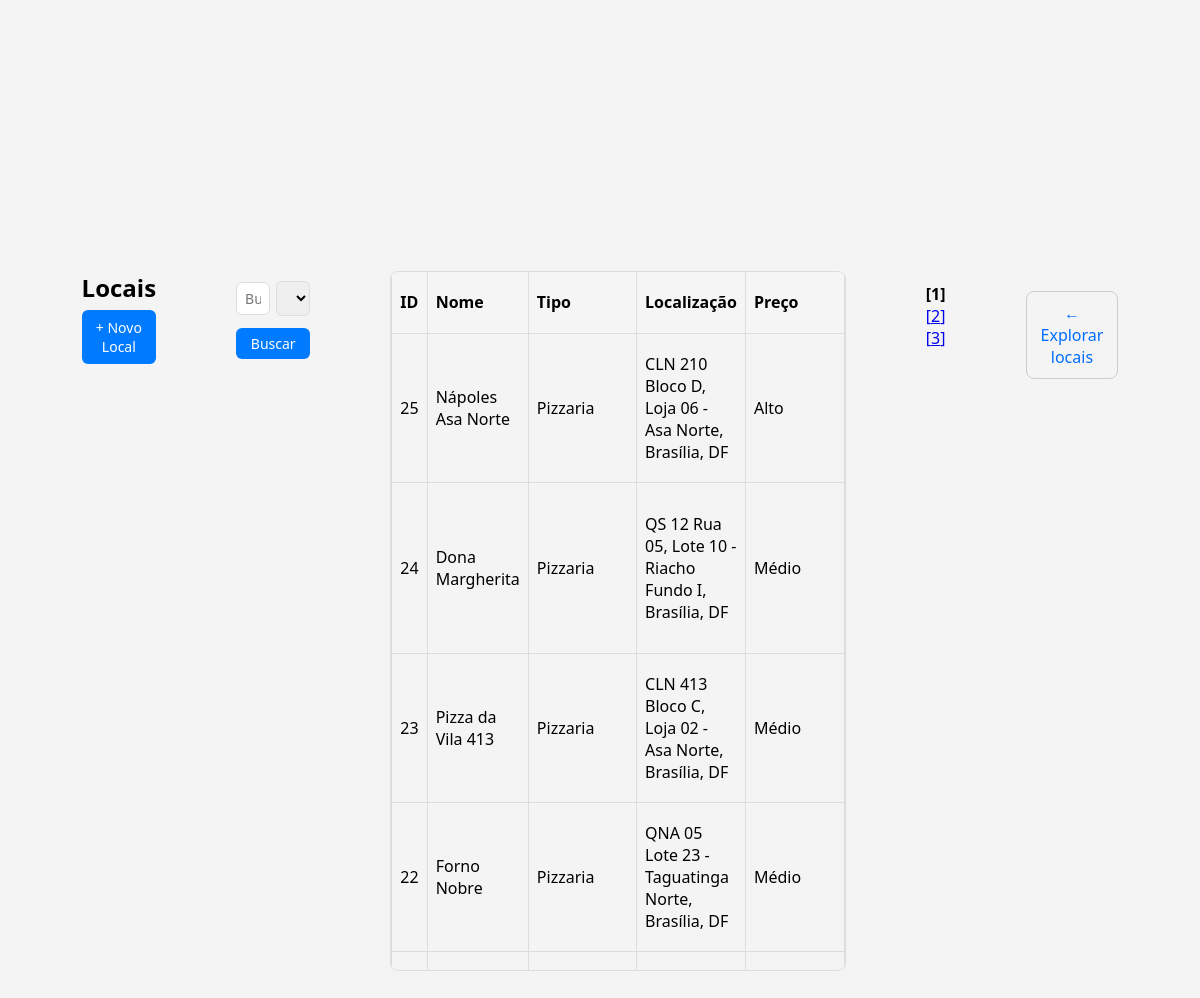
/locais/crud/listar.php (signed in), run on the app's committed database.
### tables this page shows
CREATE TABLE `locais` (
  `id_local` INT(11) NOT NULL AUTO_INCREMENT,
  `nome`     VARCHAR(120) NOT NULL,
  `tipo`     ENUM(
               'Restaurante','Bar','Cafeteria','Lanchonete','Pizzaria','Pub','Balada',
               'Parque','Trilha','Praça','Museu','Teatro','Cinema','Show','Evento',
               'Feira','Mercado','Centro Cultural','Atração Turística','Outro'
             ) NOT NULL,
  `descricao`              TEXT DEFAULT NULL,
  `endereco`               VARCHAR(255) NOT NULL,
  `faixa_preco`            ENUM('Econômico','Médio','Alto') NOT NULL,
  `horario_funcionamento`  TEXT DEFAULT NULL,
  `site`                   VARCHAR(255) DEFAULT NULL,
  `telefone`               VARCHAR(25)  DEFAULT NULL,
  `email_contato`          VARCHAR(120) DEFAULT NULL,
  `redes_sociais`          TEXT DEFAULT NULL,
  `servicos`               TEXT DEFAULT NULL,
  `imagem_capa`            VARCHAR(255) DEFAULT NULL,
  `avaliacao_media`        FLOAT DEFAULT 0,
  `criado_em`              TIMESTAMP NOT NULL DEFAULT CURRENT_TIMESTAMP,
  `atualizado_em`          TIMESTAMP NOT NULL DEFAULT CURRENT_TIMESTAMP ON UPDATE CURRENT_TIMESTAMP,
  PRIMARY KEY (`id_local`),
  KEY `idx_locais_tipo` (`tipo`),
  KEY `idx_locais_faixa` (`faixa_preco`),
  KEY `idx_locais_nome`  (`nome`)
);

### locais/crud/listar.php (the view, shortened to what this page needs)
<?php
$pdo = pdo_conn();
$q = trim($_GET['q'] ?? '');
$page = max(1, (int)($_GET['page'] ?? 1));
$per_page = 10;
$offset = ($page - 1) * $per_page;
$ordenar = $_GET['ordenar'] ?? 'id_local';
$orderBy = match($ordenar) {
  'avaliacao' => 'media_avaliacao DESC',
  'popularidade' => 'popularidade DESC',
  default => 'id_local DESC'
};
$where = '';
$params = [];
$total = $pdo->prepare("SELECT COUNT(*) FROM locais l $where");
$total->execute($params);
$rows = (int)$total->fetchColumn();
$sql = "
SELECT
  l.id_local,
  l.nome,
  l.tipo,
  l.endereco,
  l.faixa_preco,
  l.horario_funcionamento,
  l.site,
  l.telefone,
  l.email_contato,
  l.servicos,
  l.imagem_capa,
  IFNULL(AVG(a.nota), 0) AS media_avaliacao,
  COUNT(a.id_avaliacao) AS total_avaliacoes,
  -- Cálculo de popularidade baseado no modelo IMDb
  (
    (COUNT(a.id_avaliacao) / (COUNT(a.id_avaliacao) + 50)) * IFNULL(AVG(a.nota), 0)
    +
    (50 / (COUNT(a.id_avaliacao) + 50)) * (SELECT AVG(nota) FROM avaliacoes)
  ) AS popularidade
FROM locais l
LEFT JOIN avaliacoes a ON l.id_local = a.id_local
$where
GROUP BY l.id_local
ORDER BY $orderBy
LIMIT :lim OFFSET :off
";
$stmt = $pdo->prepare($sql);
$stmt->bindValue(':lim', $per_page, PDO::PARAM_INT);
$stmt->bindValue(':off', $offset, PDO::PARAM_INT);
$stmt->execute();
$locais = $stmt->fetchAll(PDO::FETCH_ASSOC);
$pages = max(1, ceil($rows / $per_page));
?>
<!DOCTYPE html>
<html lang="pt-br">
<head>
  <link rel="stylesheet" href="../../css/style.css">
</head>
<body>
<div class="container-crud">
  <div class="row" style="justify-content: space-between; align-items:center;">
    <h2>Locais</h2>
    <a class="btn btn-edit" href="adicionar.php">+ Novo Local</a>
  </div>
  <form method="GET" class="form-crud" style="margin: 10px 0;">
    <input class="half" type="text" name="q" placeholder="Buscar por nome, tipo, endereço ou serviços..." value="<?= htmlspecialchars($q) ?>">
    <select name="ordenar" class="half" onchange="this.form.submit()">
      <option value="id_local" <?= $ordenar == 'id_local' ? 'selected' : '' ?>>Mais recentes</option>
    </select>
    <button class="btn" type="submit">Buscar</button>
  </form>
  <div class="table-wrapper">
    <table class="table-crud">
      <tr>
        <th>ID</th>
        <th>Nome</th>
        <th>Tipo</th>
        <th>Localização</th>
        <th>Preço</th>
      </tr>
      <?php foreach ($locais as $row): ?>
        <tr>
          <td><?= (int)$row['id_local'] ?></td>
          <td><?= htmlspecialchars($row['nome']) ?></td>
          <td><?= htmlspecialchars($row['tipo']) ?></td>
          <td><?= htmlspecialchars($row['endereco']) ?></td>
          <td><?= htmlspecialchars($row['faixa_preco']) ?></td>
        </tr>
      <?php endforeach; ?>
    </table>
  </div>
  <div style="margin-top:12px;">
    <?php for ($p=1; $p<=$pages; $p++): ?>
      <?php if ($p == $page): ?>
        <strong>[<?= $p ?>]</strong>
      <?php else: ?>
        <a href="?q=<?= urlencode($q) ?>&ordenar=<?= urlencode($ordenar) ?>&page=<?= $p ?>">[<?= $p ?>]</a>
      <?php endif; ?>
    <?php endfor; ?>
  </div>
  <p style="margin-top:20px;"><a class="link-button" href="../explorar.php">← Explorar locais</a></p>
</div>
</body>
</html>

### css/style.css (style rules this page uses)
* { margin: 0; padding: 0; box-sizing: border-box; }
body { font-family: system-ui, Arial; display: flex; justify-content: center; align-items: center; min-height: 100vh; padding: 24px; background-color: #f4f4f4; }
input, textarea, select, button { font-family: system-ui, Arial; padding: 10px; border: 1px solid #ccc; border-radius: 8px; width: 100%; }
input { padding: 10px; border: 1px solid #ccc; border-radius: 8px; width: 100%; }
button { padding: 10px; border: 0; border-radius: 8px; background: #006eff; color: #fff; cursor: pointer; }
.link-button { display: inline-block; padding: 10px 14px; border: 1px solid #ccc; border-radius: 8px; text-decoration: none; color: #006eff; text-align: center; }
.container-crud { display: flex; gap: 80px; width: 90%; align-items: flex-start; height: 70vh; }
.table-wrapper { max-height: 700px; overflow-y: auto; border: 1px solid #ddd; border-radius: 8px; }
.table-crud { width: 100%; border-collapse: collapse; }
.table-crud th, .table-crud td { border: 1px solid #ddd; padding: 8px; text-align: left; }
.table-crud th { background-color: #f5f5f5; font-weight: bold; position: sticky; top: 0; z-index: 2; }
.form-crud { display: flex; flex-wrap: wrap; gap: 6px; align-items: center; margin: 0; }
.form-crud .half { flex: 1 1 calc(50% - 6px); }
.form-crud input, .form-crud select { padding: 6px 8px; border: 1px solid #ddd; border-radius: 6px; font-size: 14px; }
.form-crud button { padding: 6px 12px; background-color: #007BFF; border: none; color: #fff; border-radius: 6px; cursor: pointer; font-size: 14px; }
.btn { padding: 8px 12px; border: none; border-radius: 6px; font-size: 14px; cursor: pointer; text-decoration: none; display: block; width: 100%; text-align: center; margin-top: 6px; }
.btn-edit { background-color: #007BFF; color: #fff; }

### data on the page
locais: id_local "25", nome "Nápoles Asa Norte", tipo "Pizzaria", endereco "CLN 210 Bloco D, Loja 06 - Asa Norte, Brasília, DF", faixa_preco "Alto"
locais: id_local "24", nome "Dona Margherita", tipo "Pizzaria", endereco "QS 12 Rua 05, Lote 10 - Riacho Fundo I, Brasília, DF", faixa_preco "Médio"
locais: id_local "23", nome "Pizza da Vila 413", tipo "Pizzaria", endereco "CLN 413 Bloco C, Loja 02 - Asa Norte, Brasília, DF", faixa_preco "Médio"
locais: id_local "22", nome "Forno Nobre", tipo "Pizzaria", endereco "QNA 05 Lote 23 - Taguatinga Norte, Brasília, DF", faixa_preco "Médio"
